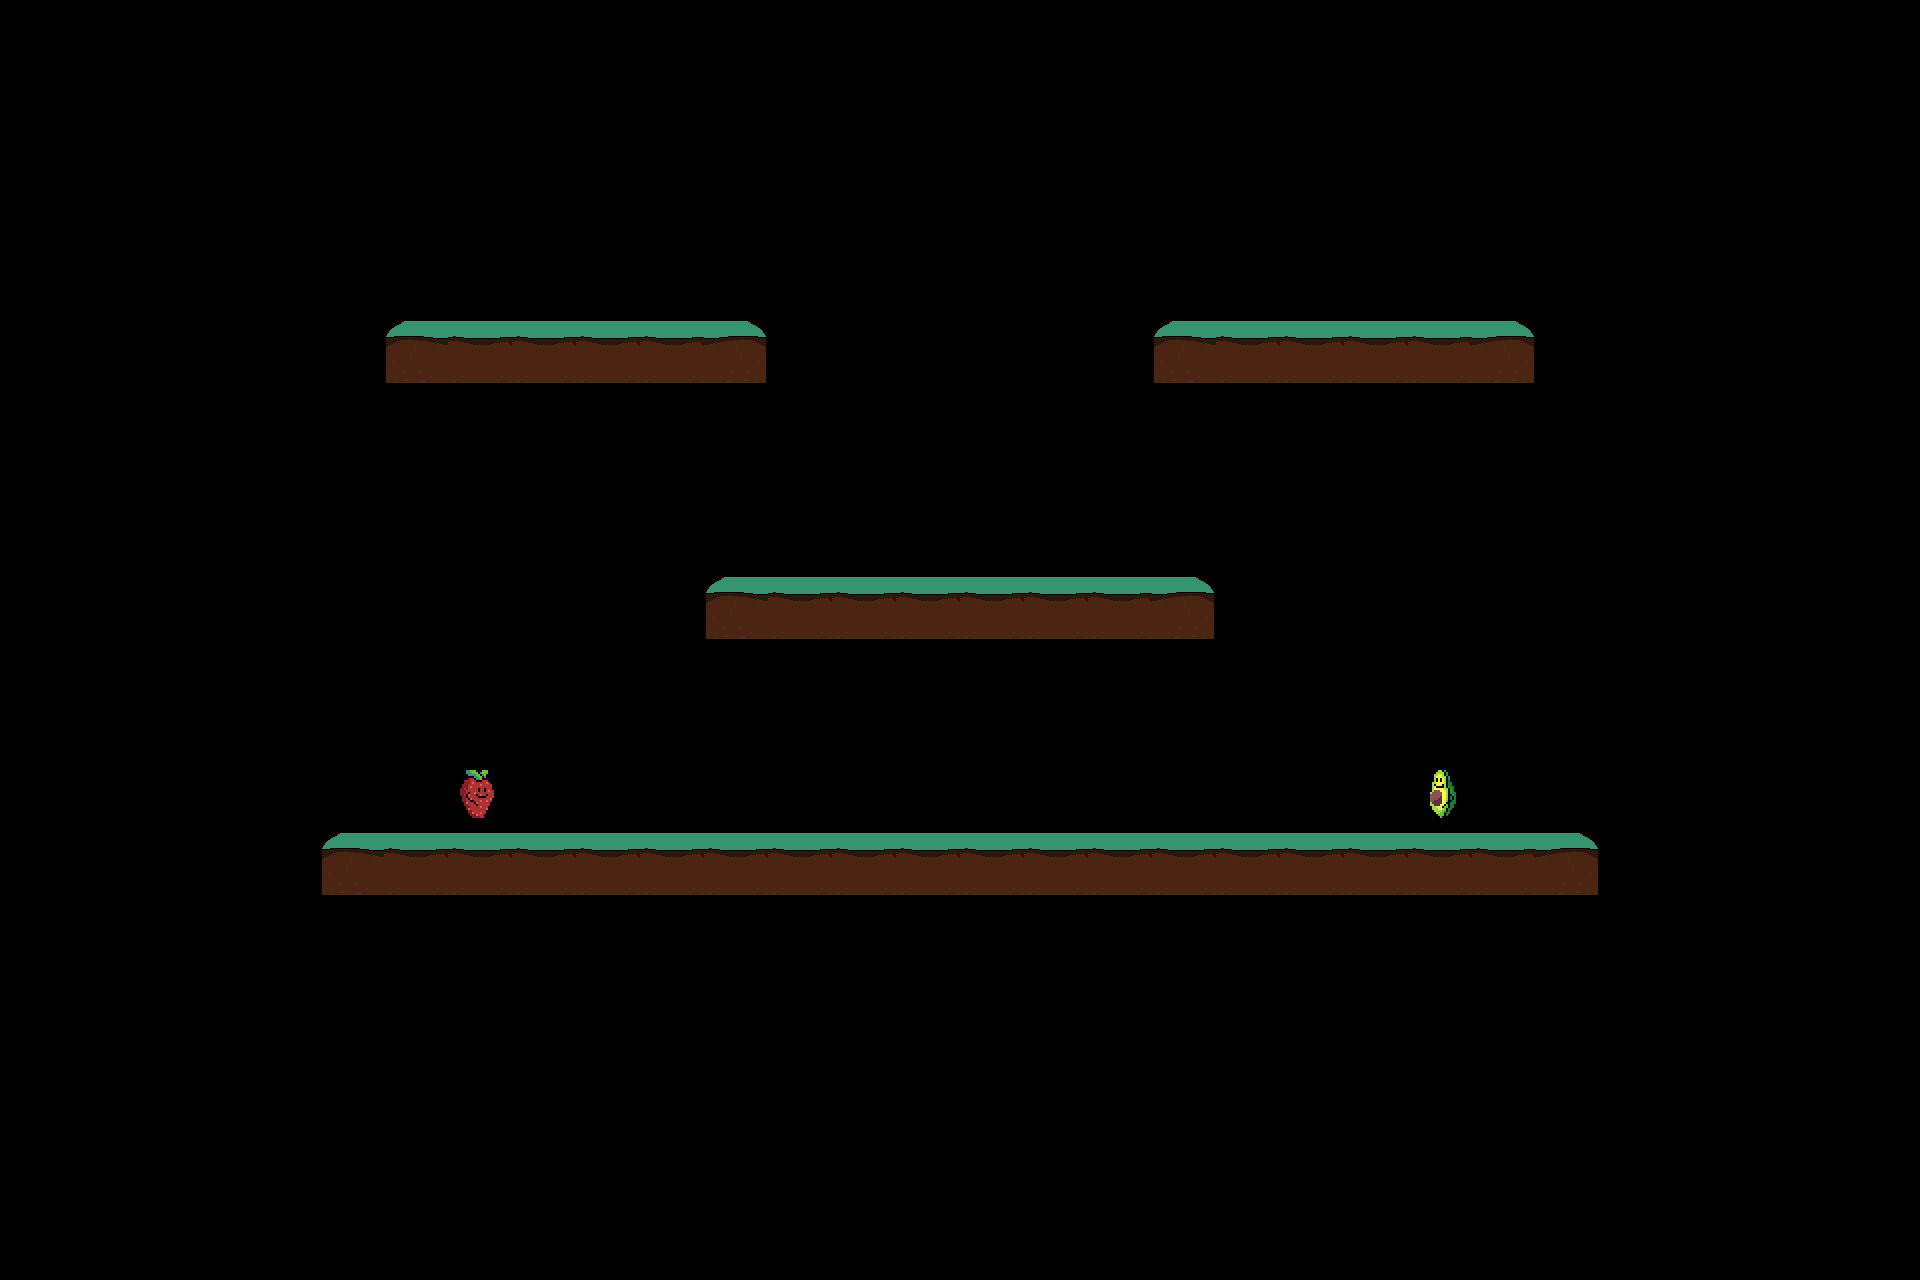

A level layout from a 2D game, rendered from its tile map. Below: a short description, then the map file with its tile-grid data intact:
An orthogonal 30x20 tile map with 64x64 px tiles, 3 tile layers (kafelki, Player2, Player1), 3 tilesets.

<map version="1.8" tiledversion="1.8.4" orientation="orthogonal" renderorder="right-down" width="30" height="20" tilewidth="64" tileheight="64" infinite="0" nextlayerid="4" nextobjectid="1">
 <tileset firstgid="1" source="../images/ground.tsx" />
 <tileset firstgid="5" source="../images/Avocado/avocado.tsx" />
 <tileset firstgid="101" source="../images/Strawberry/Strawberry1.tsx" />
 <layer id="1" name="kafelki" width="30" height="20">
  <data encoding="csv">
0,0,0,0,0,0,0,0,0,0,0,0,0,0,0,0,0,0,0,0,0,0,0,0,0,0,0,0,0,0,
0,0,0,0,0,0,0,0,0,0,0,0,0,0,0,0,0,0,0,0,0,0,0,0,0,0,0,0,0,0,
0,0,0,0,0,0,0,0,0,0,0,0,0,0,0,0,0,0,0,0,0,0,0,0,0,0,0,0,0,0,
0,0,0,0,0,0,0,0,0,0,0,0,0,0,0,0,0,0,0,0,0,0,0,0,0,0,0,0,0,0,
0,0,0,0,0,0,0,0,0,0,0,0,0,0,0,0,0,0,0,0,0,0,0,0,0,0,0,0,0,0,
0,0,0,0,0,0,1,2,2,2,2,3,0,0,0,0,0,0,1,2,2,2,2,3,0,0,0,0,0,0,
0,0,0,0,0,0,0,0,0,0,0,0,0,0,0,0,0,0,0,0,0,0,0,0,0,0,0,0,0,0,
0,0,0,0,0,0,0,0,0,0,0,0,0,0,0,0,0,0,0,0,0,0,0,0,0,0,0,0,0,0,
0,0,0,0,0,0,0,0,0,0,0,0,0,0,0,0,0,0,0,0,0,0,0,0,0,0,0,0,0,0,
0,0,0,0,0,0,0,0,0,0,0,1,2,2,2,2,2,2,3,0,0,0,0,0,0,0,0,0,0,0,
0,0,0,0,0,0,0,0,0,0,0,0,0,0,0,0,0,0,0,0,0,0,0,0,0,0,0,0,0,0,
0,0,0,0,0,0,0,0,0,0,0,0,0,0,0,0,0,0,0,0,0,0,0,0,0,0,0,0,0,0,
0,0,0,0,0,0,0,0,0,0,0,0,0,0,0,0,0,0,0,0,0,0,0,0,0,0,0,0,0,0,
0,0,0,0,0,1,2,2,2,2,2,2,2,2,2,2,2,2,2,2,2,2,2,2,3,0,0,0,0,0,
0,0,0,0,0,0,0,0,0,0,0,0,0,0,0,0,0,0,0,0,0,0,0,0,0,0,0,0,0,0,
0,0,0,0,0,0,0,0,0,0,0,0,0,0,0,0,0,0,0,0,0,0,0,0,0,0,0,0,0,0,
0,0,0,0,0,0,0,0,0,0,0,0,0,0,0,0,0,0,0,0,0,0,0,0,0,0,0,0,0,0,
0,0,0,0,0,0,0,0,0,0,0,0,0,0,0,0,0,0,0,0,0,0,0,0,0,0,0,0,0,0,
0,0,0,0,0,0,0,0,0,0,0,0,0,0,0,0,0,0,0,0,0,0,0,0,0,0,0,0,0,0,
0,0,0,0,0,0,0,0,0,0,0,0,0,0,0,0,0,0,0,0,0,0,0,0,0,0,0,0,0,0
</data>
 </layer>
 <layer id="2" name="Player2" width="30" height="20">
  <data encoding="csv">
0,0,0,0,0,0,0,0,0,0,0,0,0,0,0,0,0,0,0,0,0,0,0,0,0,0,0,0,0,0,
0,0,0,0,0,0,0,0,0,0,0,0,0,0,0,0,0,0,0,0,0,0,0,0,0,0,0,0,0,0,
0,0,0,0,0,0,0,0,0,0,0,0,0,0,0,0,0,0,0,0,0,0,0,0,0,0,0,0,0,0,
0,0,0,0,0,0,0,0,0,0,0,0,0,0,0,0,0,0,0,0,0,0,0,0,0,0,0,0,0,0,
0,0,0,0,0,0,0,0,0,0,0,0,0,0,0,0,0,0,0,0,0,0,0,0,0,0,0,0,0,0,
0,0,0,0,0,0,0,0,0,0,0,0,0,0,0,0,0,0,0,0,0,0,0,0,0,0,0,0,0,0,
0,0,0,0,0,0,0,0,0,0,0,0,0,0,0,0,0,0,0,0,0,0,0,0,0,0,0,0,0,0,
0,0,0,0,0,0,0,0,0,0,0,0,0,0,0,0,0,0,0,0,0,0,0,0,0,0,0,0,0,0,
0,0,0,0,0,0,0,0,0,0,0,0,0,0,0,0,0,0,0,0,0,0,0,0,0,0,0,0,0,0,
0,0,0,0,0,0,0,0,0,0,0,0,0,0,0,0,0,0,0,0,0,0,0,0,0,0,0,0,0,0,
0,0,0,0,0,0,0,0,0,0,0,0,0,0,0,0,0,0,0,0,0,0,0,0,0,0,0,0,0,0,
0,0,0,0,0,0,0,0,0,0,0,0,0,0,0,0,0,0,0,0,0,0,0,0,0,0,0,0,0,0,
0,0,0,0,0,0,0,0,0,0,0,0,0,0,0,0,0,0,0,0,0,0,6,0,0,0,0,0,0,0,
0,0,0,0,0,0,0,0,0,0,0,0,0,0,0,0,0,0,0,0,0,0,0,0,0,0,0,0,0,0,
0,0,0,0,0,0,0,0,0,0,0,0,0,0,0,0,0,0,0,0,0,0,0,0,0,0,0,0,0,0,
0,0,0,0,0,0,0,0,0,0,0,0,0,0,0,0,0,0,0,0,0,0,0,0,0,0,0,0,0,0,
0,0,0,0,0,0,0,0,0,0,0,0,0,0,0,0,0,0,0,0,0,0,0,0,0,0,0,0,0,0,
0,0,0,0,0,0,0,0,0,0,0,0,0,0,0,0,0,0,0,0,0,0,0,0,0,0,0,0,0,0,
0,0,0,0,0,0,0,0,0,0,0,0,0,0,0,0,0,0,0,0,0,0,0,0,0,0,0,0,0,0,
0,0,0,0,0,0,0,0,0,0,0,0,0,0,0,0,0,0,0,0,0,0,0,0,0,0,0,0,0,0
</data>
 </layer>
 <layer id="3" name="Player1" width="30" height="20">
  <data encoding="csv">
0,0,0,0,0,0,0,0,0,0,0,0,0,0,0,0,0,0,0,0,0,0,0,0,0,0,0,0,0,0,
0,0,0,0,0,0,0,0,0,0,0,0,0,0,0,0,0,0,0,0,0,0,0,0,0,0,0,0,0,0,
0,0,0,0,0,0,0,0,0,0,0,0,0,0,0,0,0,0,0,0,0,0,0,0,0,0,0,0,0,0,
0,0,0,0,0,0,0,0,0,0,0,0,0,0,0,0,0,0,0,0,0,0,0,0,0,0,0,0,0,0,
0,0,0,0,0,0,0,0,0,0,0,0,0,0,0,0,0,0,0,0,0,0,0,0,0,0,0,0,0,0,
0,0,0,0,0,0,0,0,0,0,0,0,0,0,0,0,0,0,0,0,0,0,0,0,0,0,0,0,0,0,
0,0,0,0,0,0,0,0,0,0,0,0,0,0,0,0,0,0,0,0,0,0,0,0,0,0,0,0,0,0,
0,0,0,0,0,0,0,0,0,0,0,0,0,0,0,0,0,0,0,0,0,0,0,0,0,0,0,0,0,0,
0,0,0,0,0,0,0,0,0,0,0,0,0,0,0,0,0,0,0,0,0,0,0,0,0,0,0,0,0,0,
0,0,0,0,0,0,0,0,0,0,0,0,0,0,0,0,0,0,0,0,0,0,0,0,0,0,0,0,0,0,
0,0,0,0,0,0,0,0,0,0,0,0,0,0,0,0,0,0,0,0,0,0,0,0,0,0,0,0,0,0,
0,0,0,0,0,0,0,0,0,0,0,0,0,0,0,0,0,0,0,0,0,0,0,0,0,0,0,0,0,0,
0,0,0,0,0,0,0,102,0,0,0,0,0,0,0,0,0,0,0,0,0,0,0,0,0,0,0,0,0,0,
0,0,0,0,0,0,0,0,0,0,0,0,0,0,0,0,0,0,0,0,0,0,0,0,0,0,0,0,0,0,
0,0,0,0,0,0,0,0,0,0,0,0,0,0,0,0,0,0,0,0,0,0,0,0,0,0,0,0,0,0,
0,0,0,0,0,0,0,0,0,0,0,0,0,0,0,0,0,0,0,0,0,0,0,0,0,0,0,0,0,0,
0,0,0,0,0,0,0,0,0,0,0,0,0,0,0,0,0,0,0,0,0,0,0,0,0,0,0,0,0,0,
0,0,0,0,0,0,0,0,0,0,0,0,0,0,0,0,0,0,0,0,0,0,0,0,0,0,0,0,0,0,
0,0,0,0,0,0,0,0,0,0,0,0,0,0,0,0,0,0,0,0,0,0,0,0,0,0,0,0,0,0,
0,0,0,0,0,0,0,0,0,0,0,0,0,0,0,0,0,0,0,0,0,0,0,0,0,0,0,0,0,0
</data>
 </layer>
</map>